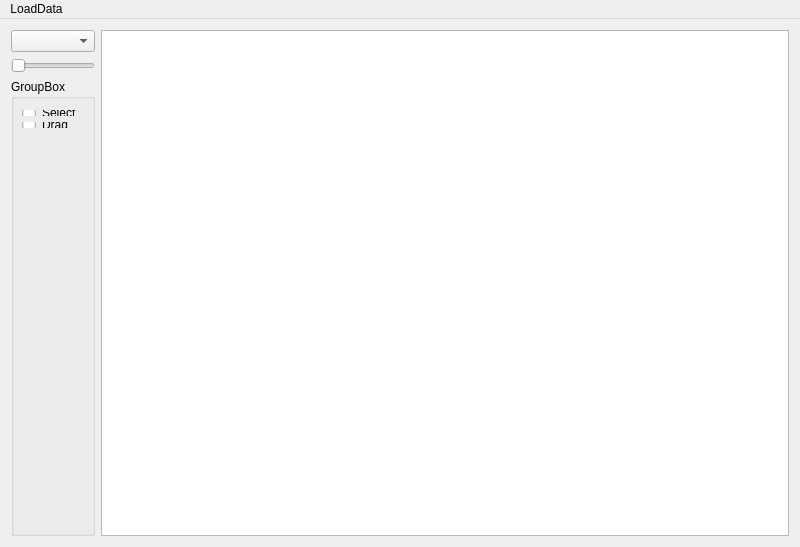
<?xml version="1.0" encoding="UTF-8"?>
<ui version="4.0">
 <class>VisualizationerClass</class>
 <widget class="QMainWindow" name="VisualizationerClass">
  <property name="geometry">
   <rect>
    <x>0</x>
    <y>0</y>
    <width>800</width>
    <height>547</height>
   </rect>
  </property>
  <property name="windowTitle">
   <string>Visualizationer</string>
  </property>
  <widget class="QWidget" name="centralWidget">
   <layout class="QHBoxLayout" name="horizontalLayout">
    <item>
     <layout class="QVBoxLayout" name="verticalLayout_2">
      <item>
       <widget class="QComboBox" name="comboBox"/>
      </item>
      <item>
       <widget class="QSlider" name="horizontalSlider">
        <property name="sizePolicy">
         <sizepolicy hsizetype="Minimum" vsizetype="Fixed">
          <horstretch>0</horstretch>
          <verstretch>0</verstretch>
         </sizepolicy>
        </property>
        <property name="orientation">
         <enum>Qt::Horizontal</enum>
        </property>
       </widget>
      </item>
      <item>
       <widget class="QGroupBox" name="groupBox">
        <property name="title">
         <string>GroupBox</string>
        </property>
        <widget class="QWidget" name="layoutWidget">
         <property name="geometry">
          <rect>
           <x>0</x>
           <y>20</y>
           <width>91</width>
           <height>40</height>
          </rect>
         </property>
         <layout class="QVBoxLayout" name="verticalLayout">
          <item>
           <widget class="QRadioButton" name="selectRadioButton">
            <property name="text">
             <string>Select</string>
            </property>
           </widget>
          </item>
          <item>
           <widget class="QRadioButton" name="drugRadioButton">
            <property name="text">
             <string>Drag</string>
            </property>
           </widget>
          </item>
         </layout>
        </widget>
       </widget>
      </item>
     </layout>
    </item>
    <item>
     <widget class="DataViewer" name="dataViewer"/>
    </item>
   </layout>
  </widget>
  <widget class="QMenuBar" name="menuBar">
   <property name="geometry">
    <rect>
     <x>0</x>
     <y>0</y>
     <width>800</width>
     <height>23</height>
    </rect>
   </property>
   <widget class="QMenu" name="menuLoadData">
    <property name="title">
     <string>LoadData</string>
    </property>
    <addaction name="actionPaperConferenceAuthor"/>
    <addaction name="actionTopic"/>
   </widget>
   <addaction name="menuLoadData"/>
  </widget>
  <action name="actionPaperConferenceAuthor">
   <property name="text">
    <string>PaperConferenceAuthor</string>
   </property>
  </action>
  <action name="actionTopic">
   <property name="text">
    <string>Topic</string>
   </property>
  </action>
 </widget>
 <layoutdefault spacing="6" margin="11"/>
 <customwidgets>
  <customwidget>
   <class>DataViewer</class>
   <extends>QGraphicsView</extends>
   <header>dataviewer.h</header>
  </customwidget>
 </customwidgets>
 <resources>
  <include location="visualizationer.qrc"/>
 </resources>
 <connections/>
</ui>
